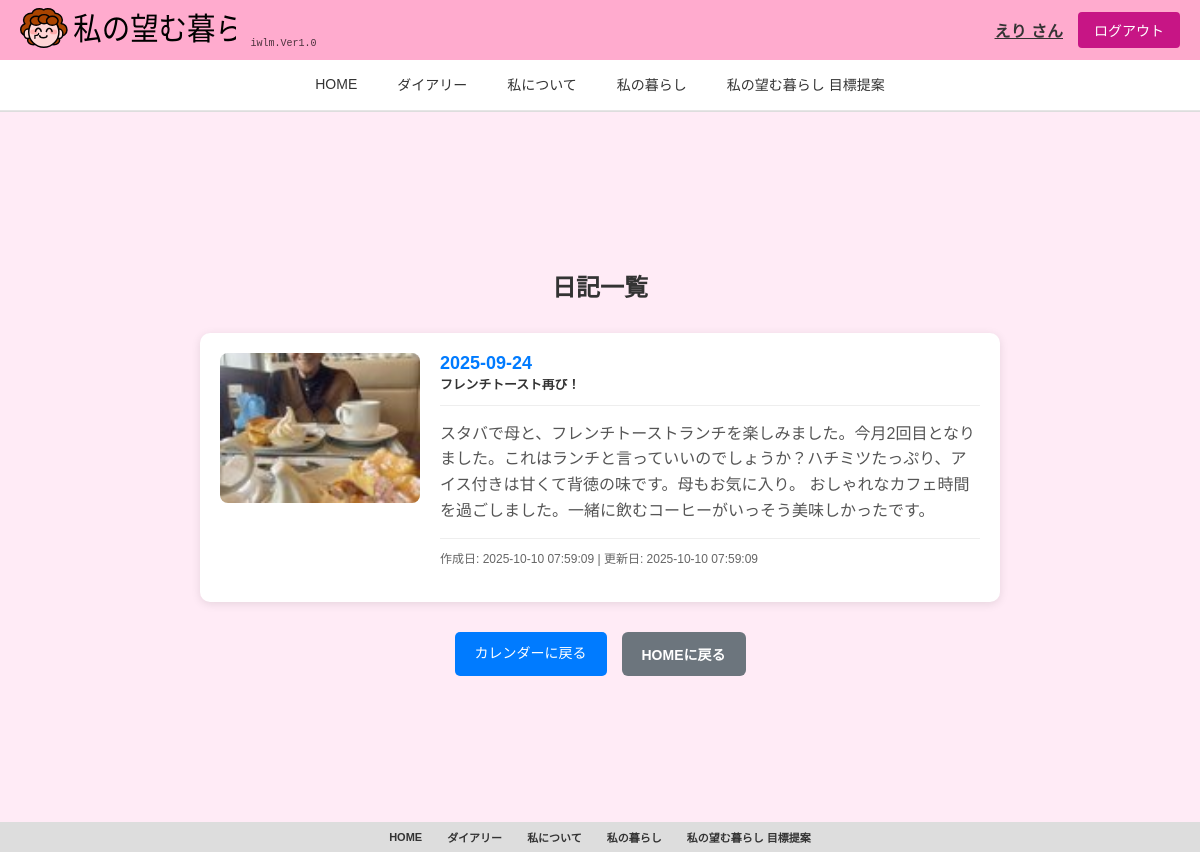
Page /diary_list (signed in) on the committed database.
### tables this page shows
CREATE TABLE diary (
                id INTEGER PRIMARY KEY AUTOINCREMENT,
                user_id VARCHAR(50) NOT NULL,
                date DATE NOT NULL,
                title VARCHAR(100),
                content TEXT,
                photo_path VARCHAR(255),
                thumbnail_path VARCHAR(255),
                created_at TIMESTAMP DEFAULT CURRENT_TIMESTAMP,
                updated_at TIMESTAMP DEFAULT CURRENT_TIMESTAMP,
                FOREIGN KEY (user_id) REFERENCES users (user_id),
                UNIQUE(user_id, date)
            );

### app.py (the view)
@app.route("/diary_list")
@login_required
def diary_list():
    target_date = request.args.get("date")
    if target_date:
        if session.get("user_type") == "family":
            parent_user_id = session.get("parent_user_id")
            diary = db.get_diary_by_date(parent_user_id, target_date)
            diaries = [diary] if diary else []
        else:
            diary = db.get_diary_by_date(session["user_id"], target_date)
            diaries = [diary] if diary else []
    else:
        if session.get("user_type") == "family":
            parent_user_id = session.get("parent_user_id")
            diaries = db.get_diary_by_user_id(parent_user_id)
        else:
            diaries = db.get_diary_by_user_id(session["user_id"])
    return render_template("diary_list.html", diaries=diaries, target_date=target_date)

### app.py (called while the page is built)
def login_required(f):
    @wraps(f)
    def decorated_function(*args, **kwargs):
        if "user_id" not in session:
            return redirect(url_for("index"))
        return f(*args, **kwargs)
    return decorated_function

### config.py (called while the page is built)
    def get_connection(self):
        conn = sqlite3.connect(self.db_path, timeout=30.0)
        conn.execute("PRAGMA journal_mode=WAL")
        conn.execute("PRAGMA busy_timeout=30000")  # 30秒
        return conn

    def get_diary_by_user_id(self, user_id):
        conn = self.get_connection()
        cursor = conn.cursor()
        cursor.execute("SELECT * FROM diary WHERE user_id = ? ORDER BY date DESC", (user_id,))
        diaries = cursor.fetchall()
        conn.close()
        return diaries

### templates/diary_list.html (shortened to what this page needs)
{% extends "base.html" %}
{% block nickname %}{{ session.get('nickname', 'ゲスト') }}{% endblock %}
{% block content %}
<div class="diary-list-page">
    {% if target_date %}
    <h2>{{ target_date }}の日記</h2>
    {% else %}
    <h2>日記一覧</h2>
    {% endif %}
    <div class="diary-list-container">
        {% if diaries %}
        {% for diary in diaries %}
        <div class="diary-entry">
            {% if diary[6] %}
            <div class="diary-photo">
                <img src="{{ diary[6] }}" alt="日記の写真" class="thumbnail" onclick="showFullImage('{{ diary[5] }}')">
            </div>
            {% endif %}
            <div class="diary-content">
                <div class="diary-header">
                    <h3 class="diary-date">{{ diary[2] }}</h3>
                    {% if diary[3] %}
                    <h4 class="diary-title">{{ diary[3] }}</h4>
                    {% endif %}
                </div>
                {% if diary[4] %}
                <div class="diary-text">
                    <p>{{ diary[4] }}</p>
                </div>
                {% endif %}
                <div class="diary-footer">
                    <small class="diary-meta">
                        作成日: {{ diary[7] }} | 更新日: {{ diary[8] }}
                    </small>
                </div>
            </div>
        </div>
        {% endfor %}
        {% endif %}
    </div>
    <div class="diary-actions">
        <a href="{{ url_for('diary_calendar') }}" class="calendar-btn">カレンダーに戻る</a>
        <a href="{{ url_for('dashboard') }}" class="back-btn">HOMEに戻る</a>
    </div>
</div>
{% endblock %}

### static/style.css (style rules this page uses)
body { background-color: #FFEBF6; margin: 0; padding: 0; font-family: Arial, sans-serif; min-height: 100vh; }
img { max-width: 100%; height: auto; max-height: 60vh; }
.profile-page, .iwlm-page, .diary-page, .diary-list-page, .howsitgoing-page, .iwlm-table-page, .profile-table-page { max-width: 1200px; margin: 0 auto; padding: 20px; }
.profile-page h2, .iwlm-page h2, .diary-page h2, .diary-list-page h2, .howsitgoing-page h2, .iwlm-table-page h2, .profile-table-page h2 { text-align: center; color: #333; margin-bottom: 30px; }
.edit-btn, .create-btn, .delete-btn, .back-btn { padding: 10px 20px; border: none; border-radius: 5px; cursor: pointer; text-decoration: none; font-size: 14px; text-align: center; display: inline-block; }
.back-btn { background: #6c757d; color: white; }
.diary-title { color: #666; font-size: 0.4em; display: block; margin-top: 2px; line-height: 1.0; overflow: hidden; text-overflow: ellipsis; white-space: nowrap; transform: scale(0.8); transform-origin: top left; }
.list-btn, .calendar-btn, .back-btn { padding: 10px 20px; background: #007bff; color: white; text-decoration: none; border-radius: 5px; font-size: 14px; }
.diary-list-page { max-width: 800px; margin: 0 auto; padding: 20px; }
.diary-list-container { margin-bottom: 30px; }
.diary-entry { background: white; border-radius: 10px; box-shadow: 0 2px 10px rgba(0, 0, 0, 0.1); padding: 20px; margin-bottom: 20px; display: flex; gap: 20px; }
.diary-header { border-bottom: 1px solid #eee; padding-bottom: 10px; margin-bottom: 15px; }
.diary-date { color: #007bff; font-size: 18px; margin: 0 0 5px 0; }
.diary-title { color: #333; font-size: 16px; margin: 0; }
.diary-content { flex: 1; margin-bottom: 15px; }
.diary-text { margin-bottom: 15px; }
.diary-text p { margin: 0; line-height: 1.6; color: #555; }
.diary-photo { flex-shrink: 0; width: 200px; text-align: center; }
.thumbnail { width: 100%; max-width: 200px; height: 150px; object-fit: cover; border-radius: 8px; cursor: pointer; transition: transform 0.2s; }
.diary-footer { border-top: 1px solid #eee; padding-top: 10px; flex-basis: 100%; }
.diary-meta { color: #666; font-size: 12px; }
.diary-actions { display: flex; gap: 15px; justify-content: center; }
.print-btn, .profile-btn, .iwlm-btn, .back-btn, .update-btn, .history-btn, .current-goals-btn { padding: 12px 20px; border: none; border-radius: 6px; cursor: pointer; font-size: 14px; font-weight: bold; text-decoration: none; display: inline-block; transition: all 0.3s ease; }

### rows in the picture
diary: thumbnail_path+photo_path (picture), date "2025-09-24", title "フレンチトースト再び！", content "スタバで母と、フレンチトーストランチを楽しみました。今月2回目となりました。これはランチと言っていいのでしょうか？ハチミツたっぷり、アイス付きは甘くて背徳の味です。母もお気に入り。 おしゃれなカフェ時間を過ごしました。一緒に飲むコーヒーがいっそう美味しかったです。", created_at "2025-10-10 07:59:09", updated_at "2025-10-10 07:59:09"

### other values in the picture
{{ session.get('nickname', 'ゲスト') }} "えり"
